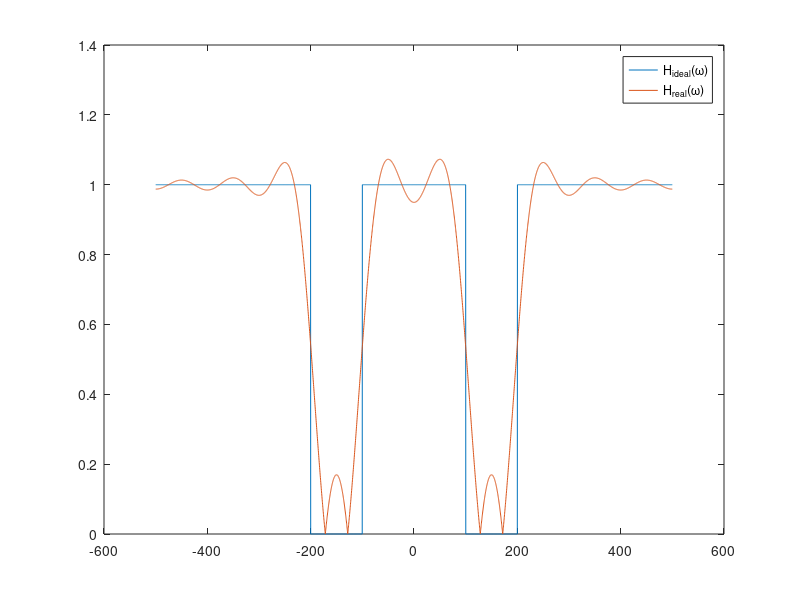
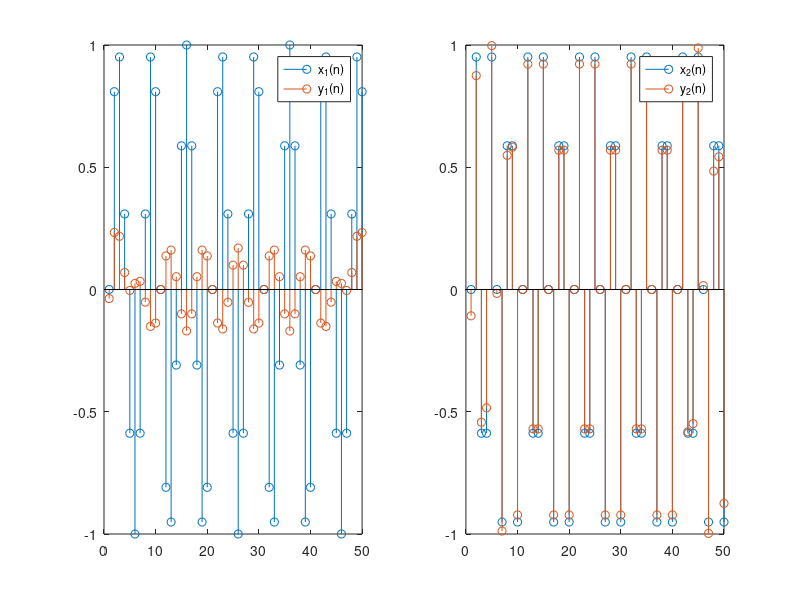

The MATLAB source for these figures, in order:
%% Especificacion del filtro continuo
Fc1=100;  % Frecuencia de corte 1
Fc2=200;  % Frecuencia de corte 2
Fs=1000;  % Frecuencia de muestreo
%% Especificacion del filtro discreto
M=21;     % Orden del filtro
w2=2*pi*Fc2/Fs;
w1=2*pi*Fc1/Fs;
wc=(w2-w1)/2;  % Frecuencia de corte del filtro pasa bajas
w0=(w2+w1)/2;  % Frecuencia de desplazamiento
n=-(M-1)/2:(M-1)/2; % Ventana de tiempo

%% Diseño de filtro rechaza banda hsb(n) = d(n) - 2*wc/pi * cos(w0*n)*sin(wc*n)/(wc*n)
% Para n != 0, hsb(n) = 0 - 2*wc/pi * cos(w0*n)*sin(wc*n)/(wc*n)
hsb=-2*wc/pi.*cos(w0.*n).*sin(wc.*n)./(wc.*n); % Respuesta al impulso a implementar
% Para n = 0, hsb(0) = d(0) - 2*wc/pi
hsb(n==0) = 1 - 2*wc/pi;

%% Respuesta en frecuencia
L=4001;
Hw = fftshift(fft(hsb,L));
F= (-(L-1)/2:(L-1)/2)*Fs/L; % Vector de frecuencia
Hideal=ones(size(Hw));
Hideal(abs(F)>=Fc1 & abs(F)<=Fc2)= 0;
figure(1);
plot(F,abs(Hideal));
hold on
plot(F,abs(Hw));
hold off
legend('H_{ideal}(\omega)','H_{real}(\omega)');
% Señal de prueba
x1=sin(2*pi*150/Fs *(0:49));
x2=sin(2*pi*300/Fs *(0:49));

y1=conv(x1,hsb,'same');
y2=conv(x2,hsb,'same');

figure(2);
subplot(1,2,1);
stem(x1)
hold on
stem(y1)
hold off
legend('x_1(n)', 'y_1(n)');
subplot(1,2,2);
stem(x2)
hold on
stem(y2)
hold off
legend('x_2(n)', 'y_2(n)');
